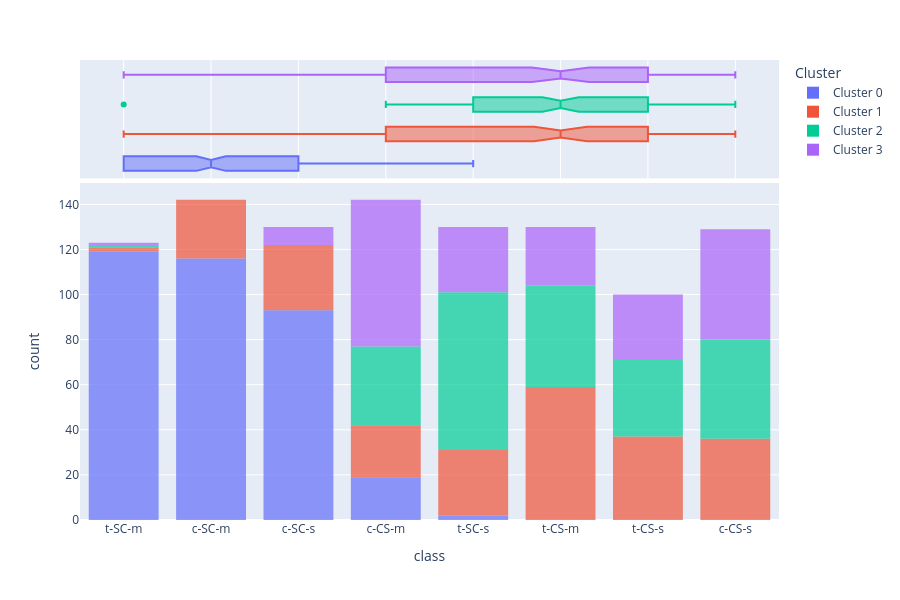

Here is the notebook cell this chart was saved with:
### Code cell
plot_model(kmeans, plot = 'distribution', feature = 'class')

### Figure 1 — Plotly figure (JSON) as saved in the notebook; plotly's stock layout.template omitted (floating-point values rounded to 4 significant figures; data arrays with more than 128 entries replaced by an {"elided": "..."} marker saying what was removed)
{"data": [{"alignmentgroup": "True", "bingroup": "x", "hovertemplate": "Cluster=Cluster 0<br>class=%{x}<br>count=%{y}<extra></extra>", "legendgroup": "Cluster 0", "marker": {"color": "#636efa", "opacity": 0.7, "pattern": {"shape": ""}}, "name": "Cluster 0", "offsetgroup": "Cluster 0", "orientation": "v", "showlegend": true, "type": "histogram", "x": {"elided": "349 str values"}, "xaxis": "x", "yaxis": "y"}, {"alignmentgroup": "True", "customdata": {"elided": "349x82 mixed values"}, "hovertemplate": "Cluster=%{customdata[81]}<br>class=%{x}<br>MouseID=%{customdata[0]}<br>DYRK1A_N=%{customdata[1]}<br>ITSN1_N=%{customdata[2]}<br>BDNF_N=%{customdata[3]}<br>NR1_N=%{customdata[4]}<br>NR2A_N=%{customdata[5]}<br>pAKT_N=%{customdata[6]}<br>pBRAF_N=%{customdata[7]}<br>pCAMKII_N=%{customdata[8]}<br>pCREB_N=%{customdata[9]}<br>pELK_N=%{customdata[10]}<br>pERK_N=%{customdata[11]}<br>pJNK_N=%{customdata[12]}<br>PKCA_N=%{customdata[13]}<br>pMEK_N=%{customdata[14]}<br>pNR1_N=%{customdata[15]}<br>pNR2A_N=%{customdata[16]}<br>pNR2B_N=%{customdata[17]}<br>pPKCAB_N=%{customdata[18]}<br>pRSK_N=%{customdata[19]}<br>AKT_N=%{customdata[20]}<br>BRAF_N=%{customdata[21]}<br>CAMKII_N=%{customdata[22]}<br>CREB_N=%{customdata[23]}<br>ELK_N=%{customdata[24]}<br>ERK_N=%{customdata[25]}<br>GSK3B_N=%{customdata[26]}<br>JNK_N=%{customdata[27]}<br>MEK_N=%{customdata[28]}<br>TRKA_N=%{customdata[29]}<br>RSK_N=%{customdata[30]}<br>APP_N=%{customdata[31]}<br>Bcatenin_N=%{customdata[32]}<br>SOD1_N=%{customdata[33]}<br>MTOR_N=%{customdata[34]}<br>P38_N=%{customdata[35]}<br>pMTOR_N=%{customdata[36]}<br>DSCR1_N=%{customdata[37]}<br>AMPKA_N=%{customdata[38]}<br>NR2B_N=%{customdata[39]}<br>pNUMB_N=%{customdata[40]}<br>RAPTOR_N=%{customdata[41]}<br>TIAM1_N=%{customdata[42]}<br>pP70S6_N=%{customdata[43]}<br>NUMB_N=%{customdata[44]}<br>P70S6_N=%{customdata[45]}<br>pGSK3B_N=%{customdata[46]}<br>pPKCG_N=%{customdata[47]}<br>CDK5_N=%{customdata[48]}<br>S6_N=%{customdata[49]}<br>ADARB1_N=%{customdata[50]}<br>AcetylH3K9_N=%{customdata[51]}<br>RRP1_N=%{customdata[52]}<br>BAX_N=%{customdata[53]}<br>ARC_N=%{customdata[54]}<br>ERBB4_N=%{customdata[55]}<br>nNOS_N=%{customdata[56]}<br>Tau_N=%{customdata[57]}<br>GFAP_N=%{customdata[58]}<br>GluR3_N=%{customdata[59]}<br>GluR4_N=%{customdata[60]}<br>IL1B_N=%{customdata[61]}<br>P3525_N=%{customdata[62]}<br>pCASP9_N=%{customdata[63]}<br>PSD95_N=%{customdata[64]}<br>SNCA_N=%{customdata[65]}<br>Ubiquitin_N=%{customdata[66]}<br>pGSK3B_Tyr216_N=%{customdata[67]}<br>SHH_N=%{customdata[68]}<br>BAD_N=%{customdata[69]}<br>BCL2_N=%{customdata[70]}<br>pS6_N=%{customdata[71]}<br>pCFOS_N=%{customdata[72]}<br>SYP_N=%{customdata[73]}<br>H3AcK18_N=%{customdata[74]}<br>EGR1_N=%{customdata[75]}<br>H3MeK4_N=%{customdata[76]}<br>CaNA_N=%{customdata[77]}<br>Genotype=%{customdata[78]}<br>Treatment=%{customdata[79]}<br>Behavior=%{customdata[80]}<extra></extra>", "legendgroup": "Cluster 0", "marker": {"color": "#636efa"}, "name": "Cluster 0", "notched": true, "offsetgroup": "Cluster 0", "showlegend": false, "type": "box", "x": {"elided": "349 str values"}, "xaxis": "x2", "yaxis": "y2"}, {"alignmentgroup": "True", "bingroup": "x", "hovertemplate": "Cluster=Cluster 1<br>class=%{x}<br>count=%{y}<extra></extra>", "legendgroup": "Cluster 1", "marker": {"color": "#EF553B", "opacity": 0.7, "pattern": {"shape": ""}}, "name": "Cluster 1", "offsetgroup": "Cluster 1", "orientation": "v", "showlegend": true, "type": "histogram", "x": {"elided": "241 str values"}, "xaxis": "x", "yaxis": "y"}, {"alignmentgroup": "True", "customdata": {"elided": "241x82 mixed values"}, "hovertemplate": "Cluster=%{customdata[81]}<br>class=%{x}<br>MouseID=%{customdata[0]}<br>DYRK1A_N=%{customdata[1]}<br>ITSN1_N=%{customdata[2]}<br>BDNF_N=%{customdata[3]}<br>NR1_N=%{customdata[4]}<br>NR2A_N=%{customdata[5]}<br>pAKT_N=%{customdata[6]}<br>pBRAF_N=%{customdata[7]}<br>pCAMKII_N=%{customdata[8]}<br>pCREB_N=%{customdata[9]}<br>pELK_N=%{customdata[10]}<br>pERK_N=%{customdata[11]}<br>pJNK_N=%{customdata[12]}<br>PKCA_N=%{customdata[13]}<br>pMEK_N=%{customdata[14]}<br>pNR1_N=%{customdata[15]}<br>pNR2A_N=%{customdata[16]}<br>pNR2B_N=%{customdata[17]}<br>pPKCAB_N=%{customdata[18]}<br>pRSK_N=%{customdata[19]}<br>AKT_N=%{customdata[20]}<br>BRAF_N=%{customdata[21]}<br>CAMKII_N=%{customdata[22]}<br>CREB_N=%{customdata[23]}<br>ELK_N=%{customdata[24]}<br>ERK_N=%{customdata[25]}<br>GSK3B_N=%{customdata[26]}<br>JNK_N=%{customdata[27]}<br>MEK_N=%{customdata[28]}<br>TRKA_N=%{customdata[29]}<br>RSK_N=%{customdata[30]}<br>APP_N=%{customdata[31]}<br>Bcatenin_N=%{customdata[32]}<br>SOD1_N=%{customdata[33]}<br>MTOR_N=%{customdata[34]}<br>P38_N=%{customdata[35]}<br>pMTOR_N=%{customdata[36]}<br>DSCR1_N=%{customdata[37]}<br>AMPKA_N=%{customdata[38]}<br>NR2B_N=%{customdata[39]}<br>pNUMB_N=%{customdata[40]}<br>RAPTOR_N=%{customdata[41]}<br>TIAM1_N=%{customdata[42]}<br>pP70S6_N=%{customdata[43]}<br>NUMB_N=%{customdata[44]}<br>P70S6_N=%{customdata[45]}<br>pGSK3B_N=%{customdata[46]}<br>pPKCG_N=%{customdata[47]}<br>CDK5_N=%{customdata[48]}<br>S6_N=%{customdata[49]}<br>ADARB1_N=%{customdata[50]}<br>AcetylH3K9_N=%{customdata[51]}<br>RRP1_N=%{customdata[52]}<br>BAX_N=%{customdata[53]}<br>ARC_N=%{customdata[54]}<br>ERBB4_N=%{customdata[55]}<br>nNOS_N=%{customdata[56]}<br>Tau_N=%{customdata[57]}<br>GFAP_N=%{customdata[58]}<br>GluR3_N=%{customdata[59]}<br>GluR4_N=%{customdata[60]}<br>IL1B_N=%{customdata[61]}<br>P3525_N=%{customdata[62]}<br>pCASP9_N=%{customdata[63]}<br>PSD95_N=%{customdata[64]}<br>SNCA_N=%{customdata[65]}<br>Ubiquitin_N=%{customdata[66]}<br>pGSK3B_Tyr216_N=%{customdata[67]}<br>SHH_N=%{customdata[68]}<br>BAD_N=%{customdata[69]}<br>BCL2_N=%{customdata[70]}<br>pS6_N=%{customdata[71]}<br>pCFOS_N=%{customdata[72]}<br>SYP_N=%{customdata[73]}<br>H3AcK18_N=%{customdata[74]}<br>EGR1_N=%{customdata[75]}<br>H3MeK4_N=%{customdata[76]}<br>CaNA_N=%{customdata[77]}<br>Genotype=%{customdata[78]}<br>Treatment=%{customdata[79]}<br>Behavior=%{customdata[80]}<extra></extra>", "legendgroup": "Cluster 1", "marker": {"color": "#EF553B"}, "name": "Cluster 1", "notched": true, "offsetgroup": "Cluster 1", "showlegend": false, "type": "box", "x": {"elided": "241 str values"}, "xaxis": "x2", "yaxis": "y2"}, {"alignmentgroup": "True", "bingroup": "x", "hovertemplate": "Cluster=Cluster 2<br>class=%{x}<br>count=%{y}<extra></extra>", "legendgroup": "Cluster 2", "marker": {"color": "#00cc96", "opacity": 0.7, "pattern": {"shape": ""}}, "name": "Cluster 2", "offsetgroup": "Cluster 2", "orientation": "v", "showlegend": true, "type": "histogram", "x": {"elided": "229 str values"}, "xaxis": "x", "yaxis": "y"}, {"alignmentgroup": "True", "customdata": {"elided": "229x82 mixed values"}, "hovertemplate": "Cluster=%{customdata[81]}<br>class=%{x}<br>MouseID=%{customdata[0]}<br>DYRK1A_N=%{customdata[1]}<br>ITSN1_N=%{customdata[2]}<br>BDNF_N=%{customdata[3]}<br>NR1_N=%{customdata[4]}<br>NR2A_N=%{customdata[5]}<br>pAKT_N=%{customdata[6]}<br>pBRAF_N=%{customdata[7]}<br>pCAMKII_N=%{customdata[8]}<br>pCREB_N=%{customdata[9]}<br>pELK_N=%{customdata[10]}<br>pERK_N=%{customdata[11]}<br>pJNK_N=%{customdata[12]}<br>PKCA_N=%{customdata[13]}<br>pMEK_N=%{customdata[14]}<br>pNR1_N=%{customdata[15]}<br>pNR2A_N=%{customdata[16]}<br>pNR2B_N=%{customdata[17]}<br>pPKCAB_N=%{customdata[18]}<br>pRSK_N=%{customdata[19]}<br>AKT_N=%{customdata[20]}<br>BRAF_N=%{customdata[21]}<br>CAMKII_N=%{customdata[22]}<br>CREB_N=%{customdata[23]}<br>ELK_N=%{customdata[24]}<br>ERK_N=%{customdata[25]}<br>GSK3B_N=%{customdata[26]}<br>JNK_N=%{customdata[27]}<br>MEK_N=%{customdata[28]}<br>TRKA_N=%{customdata[29]}<br>RSK_N=%{customdata[30]}<br>APP_N=%{customdata[31]}<br>Bcatenin_N=%{customdata[32]}<br>SOD1_N=%{customdata[33]}<br>MTOR_N=%{customdata[34]}<br>P38_N=%{customdata[35]}<br>pMTOR_N=%{customdata[36]}<br>DSCR1_N=%{customdata[37]}<br>AMPKA_N=%{customdata[38]}<br>NR2B_N=%{customdata[39]}<br>pNUMB_N=%{customdata[40]}<br>RAPTOR_N=%{customdata[41]}<br>TIAM1_N=%{customdata[42]}<br>pP70S6_N=%{customdata[43]}<br>NUMB_N=%{customdata[44]}<br>P70S6_N=%{customdata[45]}<br>pGSK3B_N=%{customdata[46]}<br>pPKCG_N=%{customdata[47]}<br>CDK5_N=%{customdata[48]}<br>S6_N=%{customdata[49]}<br>ADARB1_N=%{customdata[50]}<br>AcetylH3K9_N=%{customdata[51]}<br>RRP1_N=%{customdata[52]}<br>BAX_N=%{customdata[53]}<br>ARC_N=%{customdata[54]}<br>ERBB4_N=%{customdata[55]}<br>nNOS_N=%{customdata[56]}<br>Tau_N=%{customdata[57]}<br>GFAP_N=%{customdata[58]}<br>GluR3_N=%{customdata[59]}<br>GluR4_N=%{customdata[60]}<br>IL1B_N=%{customdata[61]}<br>P3525_N=%{customdata[62]}<br>pCASP9_N=%{customdata[63]}<br>PSD95_N=%{customdata[64]}<br>SNCA_N=%{customdata[65]}<br>Ubiquitin_N=%{customdata[66]}<br>pGSK3B_Tyr216_N=%{customdata[67]}<br>SHH_N=%{customdata[68]}<br>BAD_N=%{customdata[69]}<br>BCL2_N=%{customdata[70]}<br>pS6_N=%{customdata[71]}<br>pCFOS_N=%{customdata[72]}<br>SYP_N=%{customdata[73]}<br>H3AcK18_N=%{customdata[74]}<br>EGR1_N=%{customdata[75]}<br>H3MeK4_N=%{customdata[76]}<br>CaNA_N=%{customdata[77]}<br>Genotype=%{customdata[78]}<br>Treatment=%{customdata[79]}<br>Behavior=%{customdata[80]}<extra></extra>", "legendgroup": "Cluster 2", "marker": {"color": "#00cc96"}, "name": "Cluster 2", "notched": true, "offsetgroup": "Cluster 2", "showlegend": false, "type": "box", "x": {"elided": "229 str values"}, "xaxis": "x2", "yaxis": "y2"}, {"alignmentgroup": "True", "bingroup": "x", "hovertemplate": "Cluster=Cluster 3<br>class=%{x}<br>count=%{y}<extra></extra>", "legendgroup": "Cluster 3", "marker": {"color": "#ab63fa", "opacity": 0.7, "pattern": {"shape": ""}}, "name": "Cluster 3", "offsetgroup": "Cluster 3", "orientation": "v", "showlegend": true, "type": "histogram", "x": {"elided": "207 str values"}, "xaxis": "x", "yaxis": "y"}, {"alignmentgroup": "True", "customdata": {"elided": "207x82 mixed values"}, "hovertemplate": "Cluster=%{customdata[81]}<br>class=%{x}<br>MouseID=%{customdata[0]}<br>DYRK1A_N=%{customdata[1]}<br>ITSN1_N=%{customdata[2]}<br>BDNF_N=%{customdata[3]}<br>NR1_N=%{customdata[4]}<br>NR2A_N=%{customdata[5]}<br>pAKT_N=%{customdata[6]}<br>pBRAF_N=%{customdata[7]}<br>pCAMKII_N=%{customdata[8]}<br>pCREB_N=%{customdata[9]}<br>pELK_N=%{customdata[10]}<br>pERK_N=%{customdata[11]}<br>pJNK_N=%{customdata[12]}<br>PKCA_N=%{customdata[13]}<br>pMEK_N=%{customdata[14]}<br>pNR1_N=%{customdata[15]}<br>pNR2A_N=%{customdata[16]}<br>pNR2B_N=%{customdata[17]}<br>pPKCAB_N=%{customdata[18]}<br>pRSK_N=%{customdata[19]}<br>AKT_N=%{customdata[20]}<br>BRAF_N=%{customdata[21]}<br>CAMKII_N=%{customdata[22]}<br>CREB_N=%{customdata[23]}<br>ELK_N=%{customdata[24]}<br>ERK_N=%{customdata[25]}<br>GSK3B_N=%{customdata[26]}<br>JNK_N=%{customdata[27]}<br>MEK_N=%{customdata[28]}<br>TRKA_N=%{customdata[29]}<br>RSK_N=%{customdata[30]}<br>APP_N=%{customdata[31]}<br>Bcatenin_N=%{customdata[32]}<br>SOD1_N=%{customdata[33]}<br>MTOR_N=%{customdata[34]}<br>P38_N=%{customdata[35]}<br>pMTOR_N=%{customdata[36]}<br>DSCR1_N=%{customdata[37]}<br>AMPKA_N=%{customdata[38]}<br>NR2B_N=%{customdata[39]}<br>pNUMB_N=%{customdata[40]}<br>RAPTOR_N=%{customdata[41]}<br>TIAM1_N=%{customdata[42]}<br>pP70S6_N=%{customdata[43]}<br>NUMB_N=%{customdata[44]}<br>P70S6_N=%{customdata[45]}<br>pGSK3B_N=%{customdata[46]}<br>pPKCG_N=%{customdata[47]}<br>CDK5_N=%{customdata[48]}<br>S6_N=%{customdata[49]}<br>ADARB1_N=%{customdata[50]}<br>AcetylH3K9_N=%{customdata[51]}<br>RRP1_N=%{customdata[52]}<br>BAX_N=%{customdata[53]}<br>ARC_N=%{customdata[54]}<br>ERBB4_N=%{customdata[55]}<br>nNOS_N=%{customdata[56]}<br>Tau_N=%{customdata[57]}<br>GFAP_N=%{customdata[58]}<br>GluR3_N=%{customdata[59]}<br>GluR4_N=%{customdata[60]}<br>IL1B_N=%{customdata[61]}<br>P3525_N=%{customdata[62]}<br>pCASP9_N=%{customdata[63]}<br>PSD95_N=%{customdata[64]}<br>SNCA_N=%{customdata[65]}<br>Ubiquitin_N=%{customdata[66]}<br>pGSK3B_Tyr216_N=%{customdata[67]}<br>SHH_N=%{customdata[68]}<br>BAD_N=%{customdata[69]}<br>BCL2_N=%{customdata[70]}<br>pS6_N=%{customdata[71]}<br>pCFOS_N=%{customdata[72]}<br>SYP_N=%{customdata[73]}<br>H3AcK18_N=%{customdata[74]}<br>EGR1_N=%{customdata[75]}<br>H3MeK4_N=%{customdata[76]}<br>CaNA_N=%{customdata[77]}<br>Genotype=%{customdata[78]}<br>Treatment=%{customdata[79]}<br>Behavior=%{customdata[80]}<extra></extra>", "legendgroup": "Cluster 3", "marker": {"color": "#ab63fa"}, "name": "Cluster 3", "notched": true, "offsetgroup": "Cluster 3", "showlegend": false, "type": "box", "x": {"elided": "207 str values"}, "xaxis": "x2", "yaxis": "y2"}], "layout": {"barmode": "relative", "height": 600, "legend": {"title": {"text": "Cluster"}, "tracegroupgap": 0}, "margin": {"t": 60}, "xaxis": {"anchor": "y", "domain": [0, 1], "title": {"text": "class"}}, "xaxis2": {"anchor": "y2", "domain": [0, 1], "matches": "x", "showgrid": true, "showticklabels": false}, "yaxis": {"anchor": "x", "domain": [0, 0.7326], "title": {"text": "count"}}, "yaxis2": {"anchor": "x2", "domain": [0.7426, 1], "matches": "y2", "showgrid": false, "showline": false, "showticklabels": false, "ticks": ""}}}
